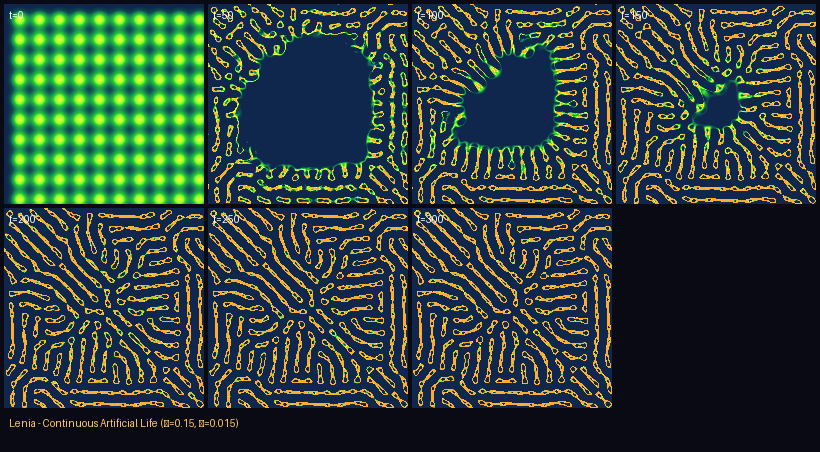

Write Python code to recreate this figure.
"""
Lenia - Continuous Cellular Automata for Artificial Life

Lenia is a continuous generalization of Conway's Game of Life,
developed by Bert Wang-Chak Chan (2015-2019).

Unlike discrete CA, Lenia uses:
- Continuous state [0,1]
- Continuous space/time
- Smooth kernel-based neighborhood
- Growth function with "sweet spot"

This creates stunning lifelike, open-ended patterns.
Related to curiosity map nodes: #020 Artificial Life, #022 Open-Endedness
"""

import numpy as np
from PIL import Image, ImageDraw
import colorsys
import os

class Lenia:
    """
    Continuous cellular automaton with:
    - Smooth neighborhood kernel
    - Growth function with upper/lower bounds
    - Multiple channels for complex dynamics
    """
    
    def __init__(self, size=256, kernel_radius=13, dt=0.1):
        self.size = size
        self.R = kernel_radius
        self.dt = dt
        self.generation = 0
        
        # Kernel: Gaussian ring (mexican hat derivative)
        # Creates a donut-shaped neighborhood
        xs = np.linspace(-self.R, self.R, 2 * self.R + 1)
        ys = np.linspace(-self.R, self.R, 2 * self.R + 1)
        X, Y = np.meshgrid(xs, ys)
        D = np.sqrt(X**2 + Y**2)
        
        # Normalized distance r/R
        r = D / self.R
        
        # Kernel: bump function with support on [0, 1]
        # K(r) = exp(α - α/(4r(1-r))) for r in (0,1), 0 otherwise
        self.kernel = np.zeros_like(D)
        mask = (r > 0) & (r < 1)
        alpha = 4.0
        self.kernel[mask] = np.exp(alpha - alpha / (4 * r[mask] * (1 - r[mask])))
        self.kernel = self.kernel / self.kernel.sum()  # Normalize
        
        # Growth function parameters
        # μ: center of growth window
        # σ: width of growth window
        # Growth happens when local density is in [μ-3σ, μ+3σ]
        self.mu = 0.13   # Center of growth sweet spot (lower to match typical U)
        self.sigma = 0.022  # Width of growth window (wider = more forgiving)
    
    def growth_function(self, u):
        """Gaussian growth function G(u) = 2*exp(-(u-μ)^2/(2σ^2)) - 1"""
        return 2 * np.exp(-(u - self.mu)**2 / (2 * self.sigma**2)) - 1
    
    def init_orbium(self):
        """Initialize with Orbium - a classic Lenia glider pattern"""
        self.world = np.zeros((self.size, self.size))
        
        # Orbium parameters (a self-propelling pattern)
        cx, cy = self.size // 2, self.size // 2
        
        # Create multiple concentric rings to seed patterns
        for y in range(self.size):
            for x in range(self.size):
                dx = x - cx
                dy = y - cy
                d = np.sqrt(dx**2 + dy**2)
                
                # Create ring patterns
                for ring_r in range(10, 100, 15):
                    if abs(d - ring_r) < 5:
                        self.world[y, x] = 0.8
        
        # Add some random seeds to see what emerges
        np.random.seed(42)
        seeds = np.random.rand(self.size, self.size)
        self.world[seeds < 0.001] = np.random.rand() * 0.5 + 0.3
    
    def init_random(self, density=0.05):
        """Initialize with random noise"""
        self.world = np.zeros((self.size, self.size))
        mask = np.random.rand(self.size, self.size) < density
        self.world[mask] = np.random.rand(np.sum(mask)) * 0.5 + 0.25
    
    def init_cells(self):
        """Initialize with spaced cell-like blobs"""
        self.world = np.zeros((self.size, self.size))
        
        xs = np.arange(self.size)
        ys = np.arange(self.size)
        X, Y = np.meshgrid(xs, ys)
        
        # Create cell-like initial conditions with higher density
        for cy in range(15, self.size, 20):
            for cx in range(15, self.size, 20):
                D = np.sqrt((X - cx)**2 + (Y - cy)**2)
                self.world += 0.9 * np.exp(-D**2 / 80)  # Wider blobs
        
        self.world = np.clip(self.world, 0, 1)
    
    def step(self):
        """One Lenia update step"""
        from scipy.ndimage import convolve
        
        # Convolve with kernel to get local density
        U = convolve(self.world, self.kernel, mode='wrap')
        
        # Apply growth function
        G = self.growth_function(U)
        
        # Update state
        self.world = np.clip(self.world + self.dt * G, 0, 1)
        self.generation += 1
    
    def run(self, steps=500, save_interval=50):
        """Run simulation and save frames"""
        output_dir = os.path.dirname(os.path.abspath(__file__))
        frames = []
        
        for step in range(steps):
            self.step()
            
            if step % save_interval == 0 or step == steps - 1:
                frame = self.render_world()
                frames.append(frame)
                print(f'  Generation {self.generation}: mean={self.world.mean():.4f}, alive={(self.world > 0.1).mean():.4%}')
        
        # Create multi-panel image
        self.save_timeline(frames, output_dir, save_interval)
        return frames
    
    def render_world(self):
        """Render current world state as RGB image"""
        img = np.zeros((self.size, self.size, 3), dtype=np.uint8)
        
        w = self.world
        # Map state to color: blue(0) -> green(0.3) -> yellow(0.5) -> red(0.7) -> white(1.0)
        h = 0.6 - 0.5 * w  # Hue: blue to red
        s = 0.8 * np.ones_like(w)
        v = np.clip(w * 1.5, 0.3, 1.0)
        
        for y in range(self.size):
            for x in range(self.size):
                r, g, b = colorsys.hsv_to_rgb(h[y, x], s[y, x], v[y, x])
                img[y, x, 0] = int(r * 255)
                img[y, x, 1] = int(g * 255)
                img[y, x, 2] = int(b * 255)
        
        return img
    
    def save_timeline(self, frames, output_dir, save_interval):
        """Create timeline image with multiple frames"""
        n_frames = len(frames)
        cols = min(4, n_frames)
        rows = (n_frames + cols - 1) // cols
        
        padding = 4
        frame_size = self.size
        total_w = cols * (frame_size + padding) + padding
        total_h = rows * (frame_size + padding) + padding + 40  # Extra for title
        
        canvas = np.zeros((total_h, total_w, 3), dtype=np.uint8)
        canvas[:, :] = (10, 10, 20)
        
        for i, frame in enumerate(frames):
            row = i // cols
            col = i % cols
            y0 = padding + row * (frame_size + padding)
            x0 = padding + col * (frame_size + padding)
            canvas[y0:y0+frame_size, x0:x0+frame_size] = frame
            
            # Generation label
            gen = i * save_interval
            label_img = Image.fromarray(canvas)
            draw = ImageDraw.Draw(label_img)
            draw.text((x0 + 5, y0 + 5), f"t={gen}", fill=(255, 255, 255))
            canvas = np.array(label_img)
        
        # Title
        label_img = Image.fromarray(canvas)
        draw = ImageDraw.Draw(label_img)
        title_y = rows * (frame_size + padding) + padding + 5
        draw.text((padding + 5, title_y), 
                  f"Lenia - Continuous Artificial Life (μ={self.mu}, σ={self.sigma})", 
                  fill=(255, 200, 100))
        canvas = np.array(label_img)
        
        output_path = os.path.join(output_dir, 'lenia.png')
        Image.fromarray(canvas).save(output_path)
        print(f'Saved: {output_path}')

def analyze_open_endedness(world_history):
    """Analyze whether the system shows signs of open-endedness"""
    print('\n=== Open-Endedness Analysis ===')
    
    # Measure complexity over time
    complexities = []
    diversities = []
    
    for w in world_history:
        # Shannon entropy as complexity proxy
        hist, _ = np.histogram(w.flatten(), bins=20, range=(0, 1))
        hist = hist / hist.sum()
        hist = hist[hist > 0]  # Remove zeros
        entropy = -np.sum(hist * np.log2(hist))
        complexities.append(entropy)
        
        # Diversity = fraction of non-zero cells
        diversity = (w > 0.01).mean()
        diversities.append(diversity)
    
    complexity_change = complexities[-1] - complexities[0] if len(complexities) > 1 else 0
    diversity_change = diversities[-1] - diversities[0] if len(diversities) > 1 else 0
    
    print(f'  Complexity (entropy): {complexities[0]:.2f} → {complexities[-1]:.2f} (Δ={complexity_change:+.2f})')
    print(f'  Diversity (alive%):   {diversities[0]:.1%} → {diversities[-1]:.1%} (Δ={diversity_change:+.3%})')
    
    if complexity_change > 0:
        print('  ✓ System shows increasing complexity')
    else:
        print('  ○ System complexity is stable/declining - try different μ,σ')
    
    return complexities, diversities


if __name__ == '__main__':
    print("=== Lenia: Continuous Artificial Life ===\n")
    print("Inspired by Bert Wang-Chak Chan's Lenia (2015)")
    print("A continuous generalization of Conway's Game of Life")
    print()
    
    # Run with Orbium-friendly parameters
    lenia = Lenia(size=200, kernel_radius=13, dt=0.1)
    lenia.mu = 0.15
    lenia.sigma = 0.015
    
    print("Initializing with cell-like blobs (dense pattern)...")
    lenia.init_cells()
    
    print(f"Initial: mean={lenia.world.mean():.4f}, max={lenia.world.max():.4f}, alive={(lenia.world > 0.1).mean():.1%}")
    print("Running 300 generations...")
    frames = lenia.run(steps=300, save_interval=50)
    
    print('\nAnalysis:')
    # Collect world history for analysis
    world_history = [lenia.world.copy()]
    
    # Quick analysis
    complexity_hist, _ = np.histogram(lenia.world.flatten(), bins=20, range=(0, 1))
    complexity_hist = complexity_hist / complexity_hist.sum()
    complexity_hist = complexity_hist[complexity_hist > 0]
    entropy = -np.sum(complexity_hist * np.log2(complexity_hist))
    
    print(f'  Final entropy: {entropy:.3f} bits')
    print(f'  Final alive fraction: {(lenia.world > 0.05).mean():.2%}')
    print(f'  Mean state: {lenia.world.mean():.4f}')
    print()
    
    print("Key ideas:")
    print("  - Lenia generalizes CA from discrete to continuous")
    print("  - The 'growth function' creates a sweet-spot for life")
    print("  - Too sparse -> dies; too dense -> dies; just right -> thrives")
    print("  - Open-endedness emerges from the continuous dynamics")
    print()
    print("Done!")
